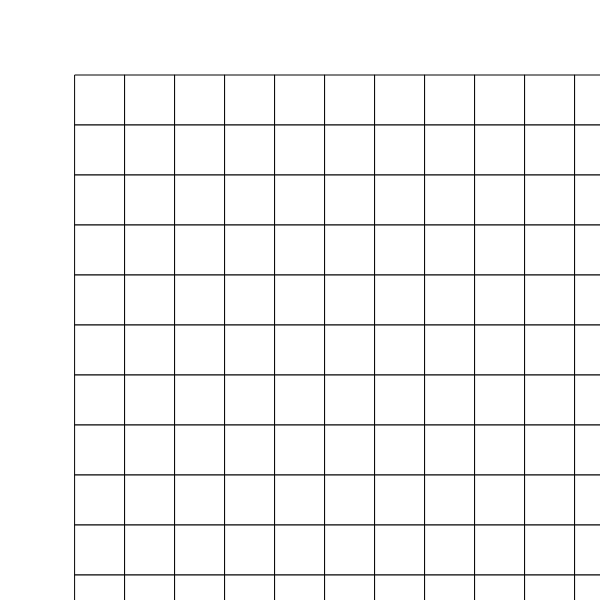
Frame 1 (no input)
Frame 60 (no input): identical to frame 1, image omitted
Frame 120 (the mouse pressed at the canvas centre since frame 60): identical to frame 1, image omitted

The p5.js sketch that drew this single still picture (run headless with seeded random() and noise() and a simulated clock; from frame 60 on, the mouse is pressed at the canvas centre):

// p5.js sketch
// ── sketch.js
//virtual lego
var x;
var y;
var squaresize = 50; //for every squaresize written, we know it is a 50 square
//var coloursquare; //0=blue,1=green,2=yellow,4=red,5=orange,6=violet,7=pink



function setup(){
  createCanvas (600,600); //size of canvas
 stroke(2,2,2); //black lines on grid
 rectMode(CENTER);
 for (y = 2; y < 22; y++){ //y coord 20 squares
   for (x = 2; x < 22; x++){ //x coord 20 squares
     var mousepos1 = map(mouseX,0,width,0,100); //MOUSEPOSITION BETWEEN THESE POINTS
    var mousepos2 = map(mouseX,0,width,0,100);
     fill('white');
      rect(squaresize*x, squaresize*y, squaresize,squaresize);//x 0 x50 etc
}
}
}


/*
function keyPressed() {
  if (key == 'b' || key == 'B') coloursquare=0;
  if (key == 'g' || key == 'G') coloursquare=1; loop();
  if (key == 'y' || key == 'Y') coloursquare=2; loop();
  if (key =='r' || key =='R') coloursquare=3;
  if (key =='o'|| key =='O')coloursquare=4;
  if (key== 'v'|| key =='V') coloursquare=5;
  if (key== 'p'|| key =='P')coloursquare=6;
*/





  function draw(){
    //Run the nested loop for x, and y, THIS IS TO DRAW THE GRID
  /*  for (var y = 2; y < 22; y++){ //y coord 20 squares
      for (var x = 2; x < 22; x++){ //x coord 20 squares
        var mousepos1 = map(mouseX,2,width,2,102); //MOUSEPOSITION BETWEEN THESE POINTS
       var mousepos2 = map(mouseX,2,width,2,102);
        fill('white');
         rect(squaresize*x, squaresize*y, squaresize,squaresize);//x 0 x50 etc
         */

        //   fill('blue');
          // rect(mouseX,mouseY,squaresize,squaresize);


//
}
function mouseClicked(){
/*if (mouseX(2<102) && mouseY(2<102));*/

fill ('blue');
rect(mouseX,mouseY,squaresize-1,squaresize-1);
}
